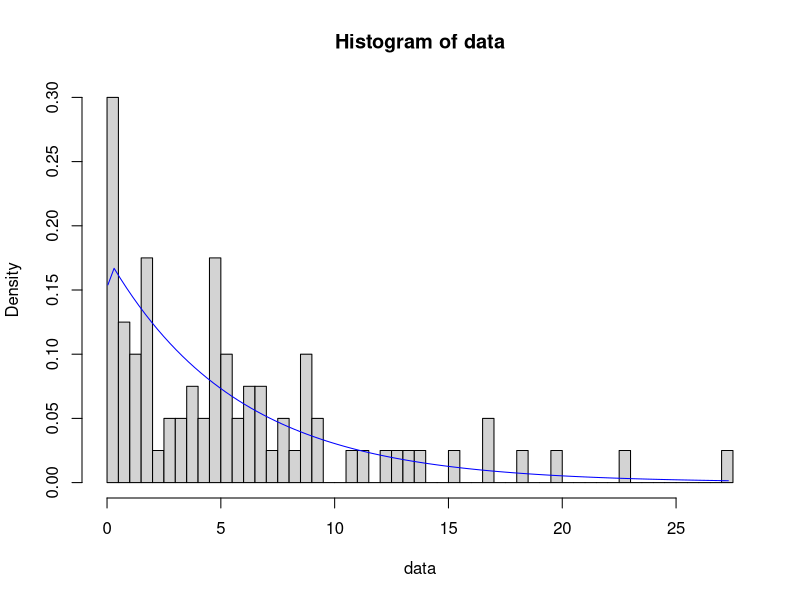

Here is the R script that generated this plot:
pannes = read.csv(
    file = "FailureTimes_5.csv",
    header = TRUE,
    sep = ",",
    dec = ".",
    colClasses = c("NULL", NA)
);
scale = 1000;
data = pannes$Heures / scale;
N = length(data);
library(stats4);
nle_expExp = function(
    lambda
   , muy
) {
    -(N * log(lambda) + N * log(muy)
       + sum(log(
           (exp(-lambda * data) - exp(-muy * data))
           / (muy - lambda)
           )));
}
# fitting
fit_expExp = mle(nle_expExp,
          start = list(
              lambda = 2,
              muy = 1
          ));
summary(fit_expExp);
lambda = fit_expExp@fullcoef["lambda"];
muy = fit_expExp@fullcoef["muy"];
f_expExp = function(x) {
    lambda * muy * (exp(-lambda * x) - exp(-muy * x)) / (muy - lambda);
}
hist(
    data,
    breaks = 40,
    probability = TRUE
);
curve(f_expExp,
      add = TRUE,
      col = "blue",
      from = min(data),
      to = max(data)
      );